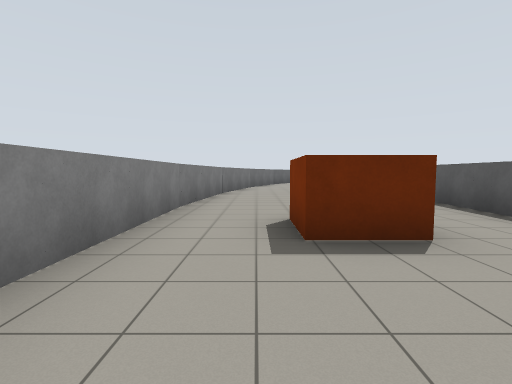
[1] (above)

22 first-person views from a walk through a robot-simulator world made for Gazebo. The camera is 1.2 m above the floor, tilts 4° down and sees 85° across. The floor is counted in squares, 2 m on a side. Each view is taken from the middle of a square. On the plan, view 1 faces up. The plan holds only what a view shows up to about 9 squares ahead; the rest is blank.

[2]
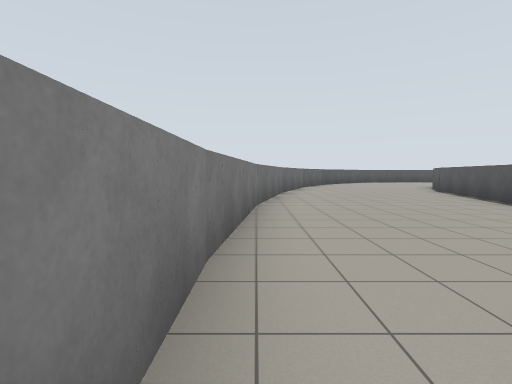

[3]
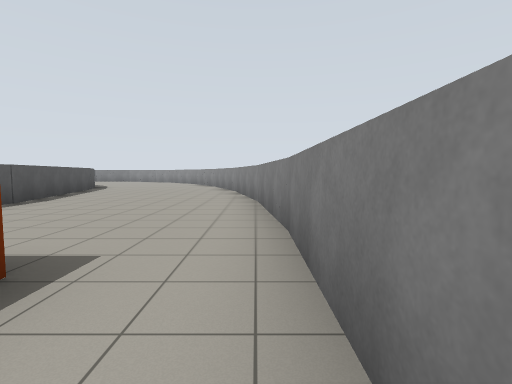

[4]
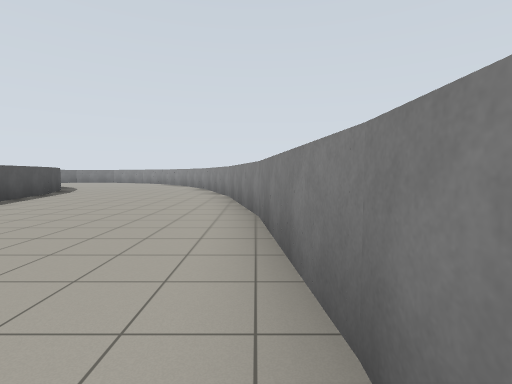

[5]
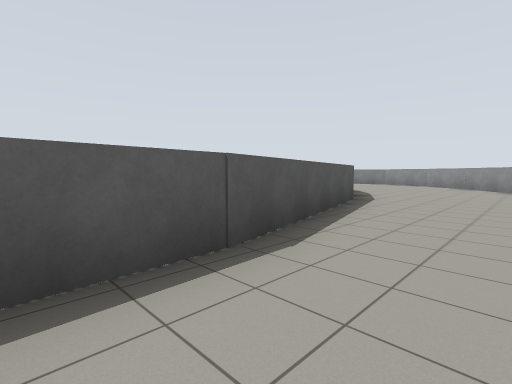

[6]
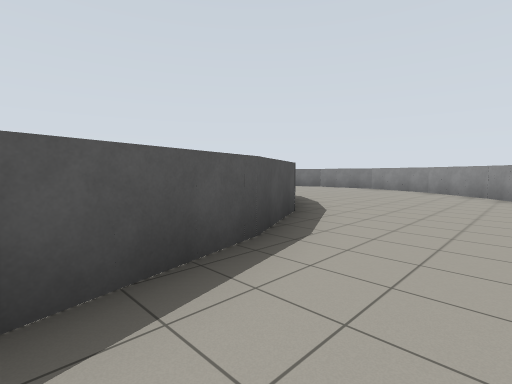

[7]
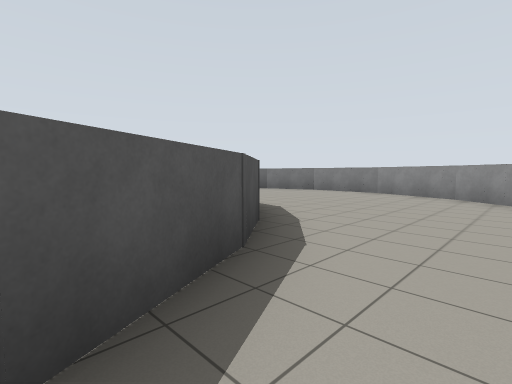

[8]
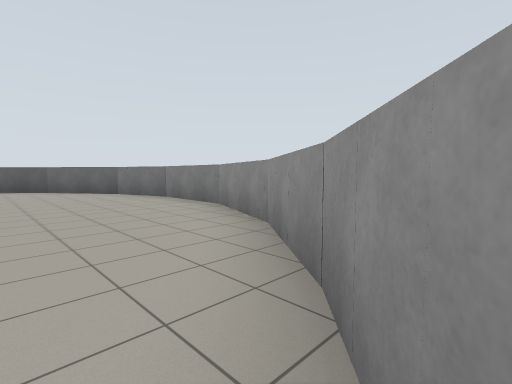

[9]
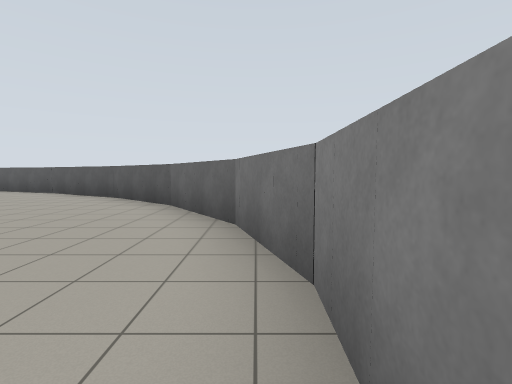

[10]
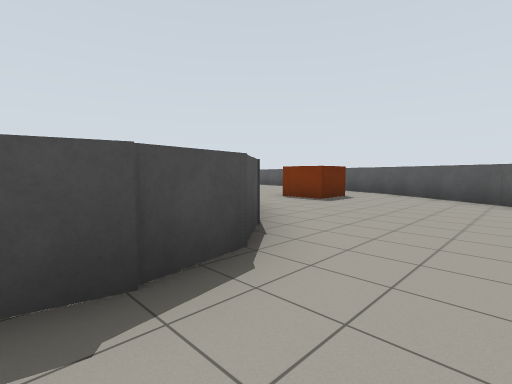

[11]
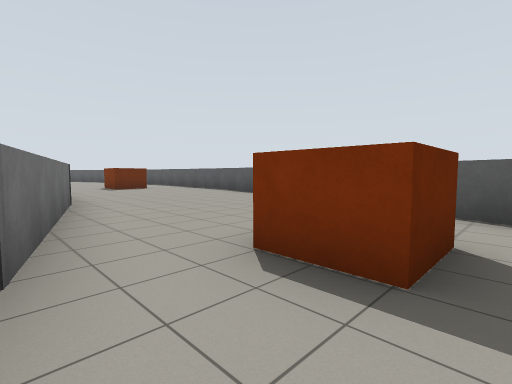

[12]
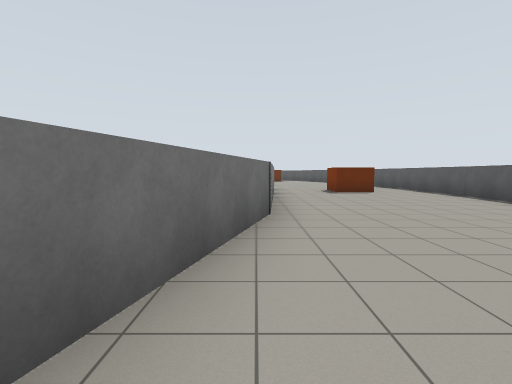

[13]
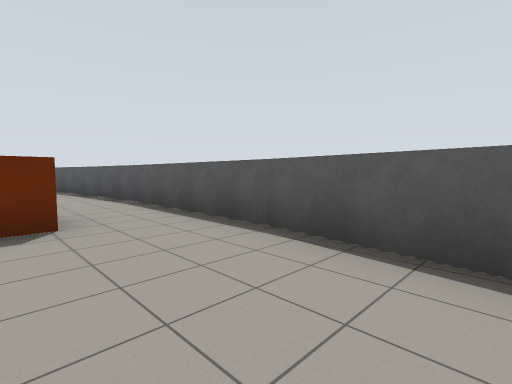

[14]
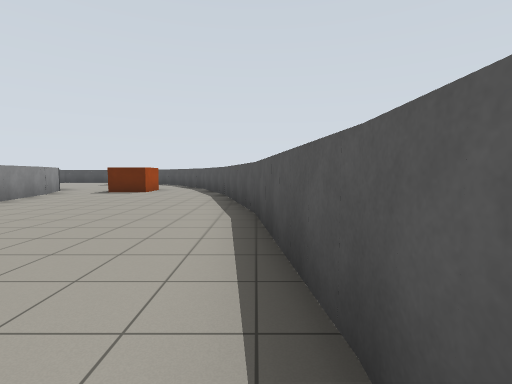

[15]
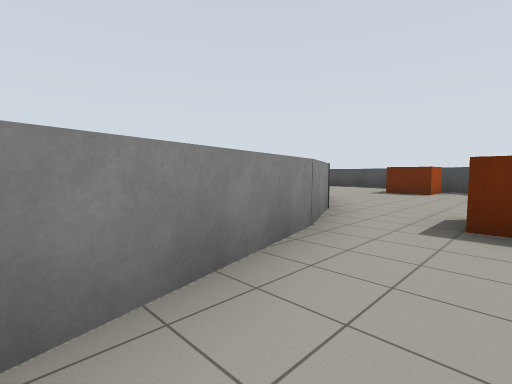

[16]
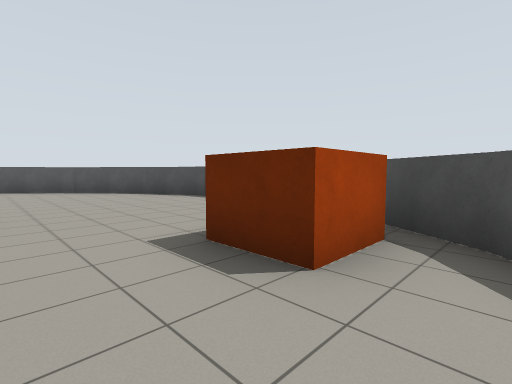

[17]
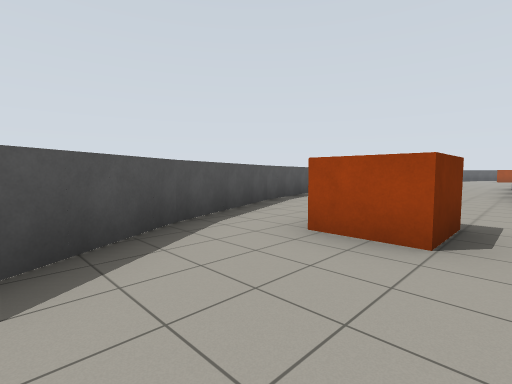

[18]
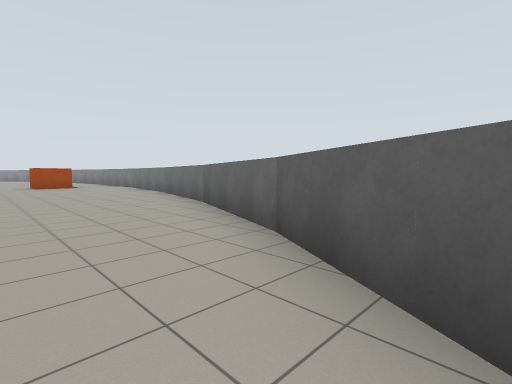

[19]
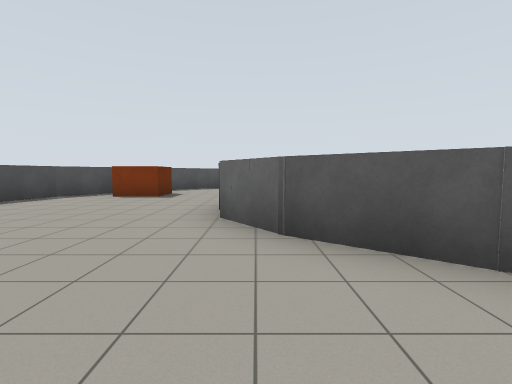

[20]
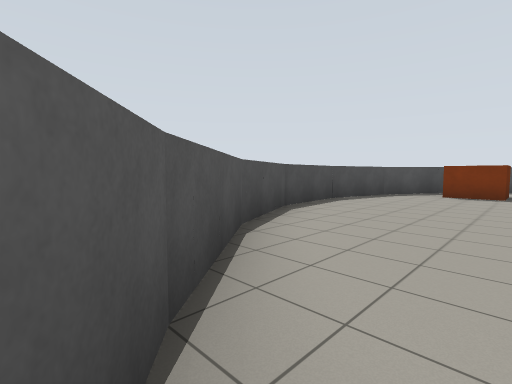

[21]
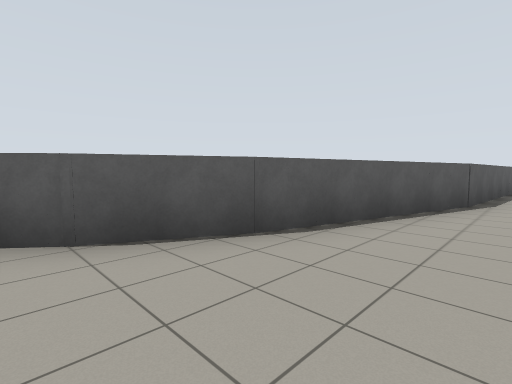

[22]
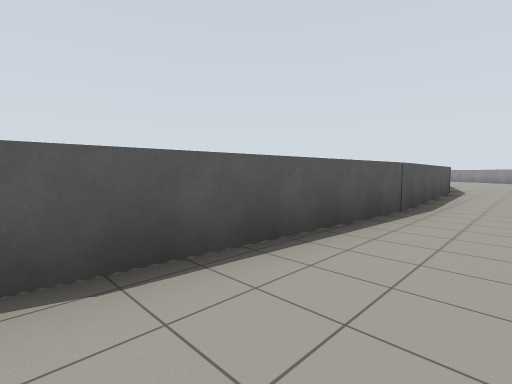

### Floor plan
Points are (right, up) in squares from view 1. A wall is a line through its corners. A room is listed if a view was taken in it or the views show most of it. See-through windows are left out.
Room 1 (views 1, 2, 3, 4, 5, 6, 7, 8, 9, 10, 11, 12, 13, 14, 15, 16, 17, 18, 19, 20, 21, 22)
walls: (3.4, 3.4) (3.8, 8.1); (3.7, -1.5) (3.4, 3.5); (-1.3, 1.2) (-1, -1.8); (-1.3, 4.9) (-1.3, 1.1); (3.8, 7.9) (4.9, 12.1); (-1.1, -1.7) (-0.3, -4.9); (-1, 8.1) (-1.3, 4.7); (-0.4, -4.9) (0.5, -7.1); (-0.2, 11.3) (-1, 8); (4.9, -6) (3.7, -1.3); (4.9, 12) (5.7, 13.5); (13.4, 0.7) (13.2, -1.6); (5.6, 13.4) (6.7, 14.9); (5.7, -7.6) (4.8, -5.8); (13.2, -1.9) (12.1, -6.2); (6.4, -8.4) (5.6, -7.5); (6.5, 14.7) (7.8, 15.5); (12.2, 11.8) (12.9, 9); (2, 16) (0.9, 14.2) (-0.3, 11.2); (11.6, 13.1) (12.3, 11.5); (2.4, -10.7) (3.8, -12.3); (10.3, -8.7) (9.5, -9.4) (8.4, -9.6) (8, -9.5); (3.5, 18) (2.2, 16.4); (3.7, -12.2) (5.3, -13.5); (18.3, 4.8) (18, 8.2); (18.3, 1.1) (18.3, 4.9); (18, -1.9) (18.3, 1.2); (18, 8) (17.2, 11.5) (16, 14.4); (5.1, -13.4) (7.2, -14.3) (9.4, -14.3) (11.2, -13.8) (13.1, -12.5); (5.3, 19.5) (3.4, 17.9); (16.2, -8.1) (17, -5.9); (16.1, 14.3) (15, 16); (14.7, -10.6) (16.2, -8); (13.9, 17.5) (12.7, 18.8); (13, -12.5) (14.7, -10.5); (12.8, 18.7) (10.9, 19.9) (8.8, 20.4) (6.9, 20.2) (5.1, 19.4)
objects: orange box (1, 3); orange box (11, 18) to (12, 18); orange box (14, -7); orange box (14, 13); orange box (16, 3)

Where each view was taken, in squares from view 1:
view 1: 0 up, 0 right, facing up
view 2: 3 up, 1 left, facing up
view 3: 4 up, 1 left, facing down
view 4: 2 up, 1 left, facing down
view 5: 0 up, 2 right, facing down-right
view 6: 4 down, 3 right, facing down-right
view 7: 6 down, 4 right, facing down-right
view 8: 11 down, 3 right, facing down-right
view 9: 14 down, 8 right, facing right
view 10: 11 down, 8 right, facing up-right
view 11: 8 down, 12 right, facing up-right
view 12: 6 down, 13 right, facing up
view 13: 1 down, 16 right, facing up-right
view 14: 4 up, 18 right, facing up
view 15: 9 up, 14 right, facing up-left
view 16: 16 up, 13 right, facing up-left
view 17: 16 up, 13 right, facing down-right
view 18: 16 up, 3 right, facing down-left
view 19: 15 up, 4 right, facing right
view 20: 17 up, 3 right, facing up-right
view 21: 14 up, 3 right, facing down-right
view 22: 8 up, 2 right, facing down-right
